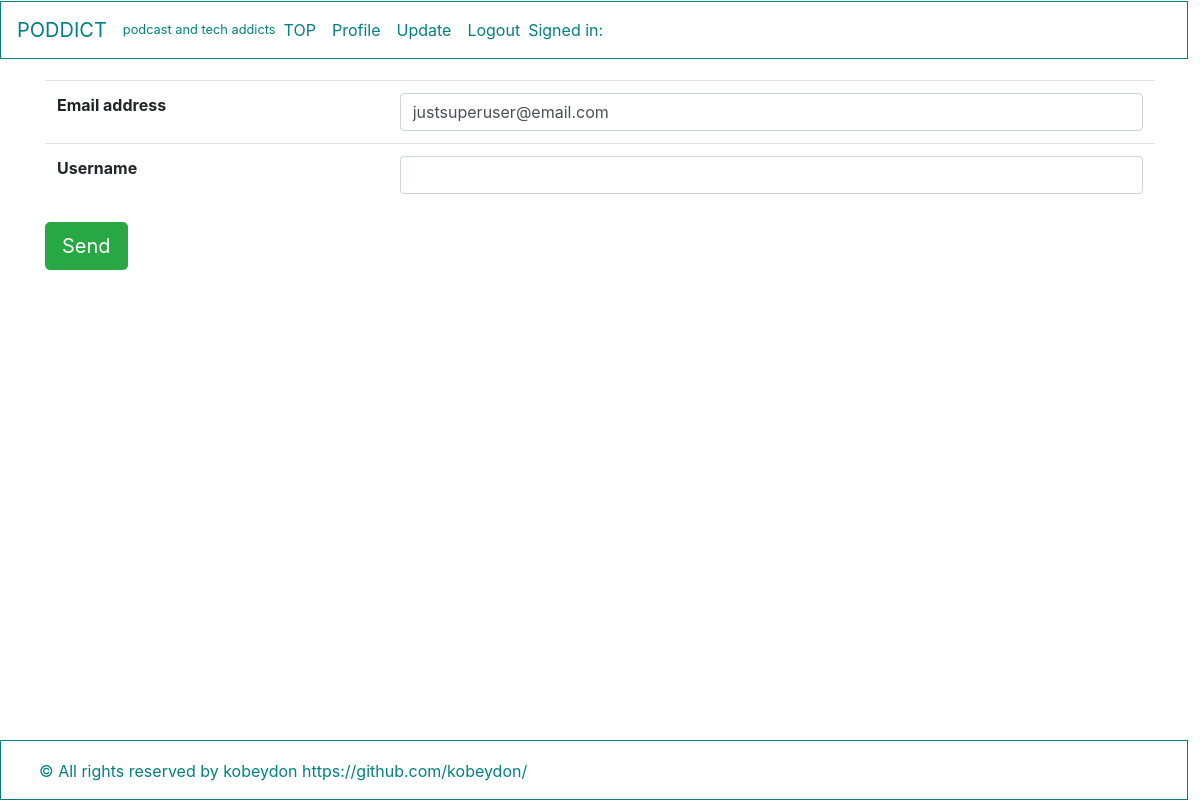
The page /register/user_update/2/ (signed in) on the database as committed earlier.
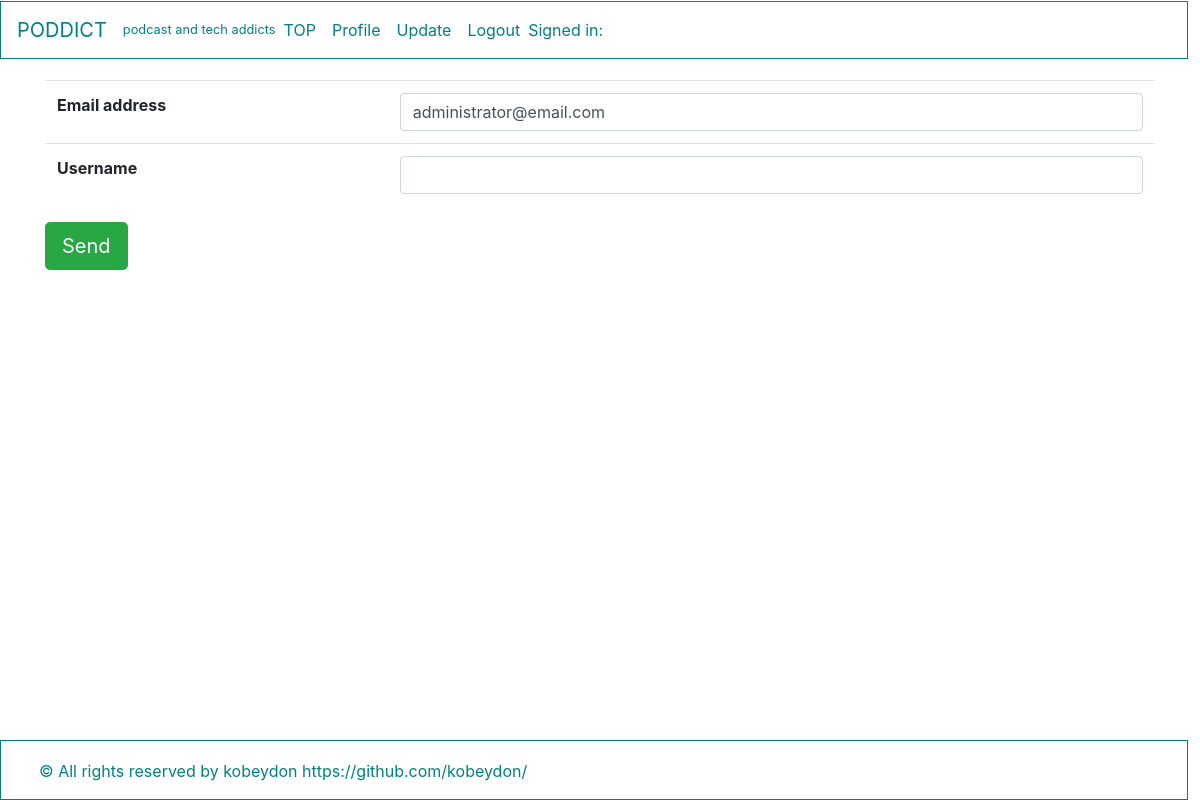
The same page on the database as committed later.
### register/models.py (models this page shows, shortened)
    class User(AbstractBaseUser, PermissionsMixin):
        email = models.EmailField(_('email address'),unique=True)
        user_name=models.CharField(_('username'),max_length=30, unique=True)
        first_name = models.CharField(_('first name'),max_length=30)
        last_name = models.CharField(_('last name'),max_length=150)
        is_staff = models.BooleanField(
            _('staff status'),
            default=False,
            help_text=_(
                'Designates whether the user can log into this admin site.'),
        )
        is_active = models.BooleanField(
            _('active'),
            default=True,
            help_text=_(
                'Designates wheter this user should be treated as active.'
                'Unselect this instead of deleting accounts.'
            ),
        )
        date_joined = models.DateTimeField(_('date joined'),default=timezone.now)
        objects = UserManager()
        EMAIL_FIELD = 'email'
        USERNAME_FIELD = 'email'
        REQUIRED_FIELDS = []
        class Meta:
            verbose_name = _('user')
            verbose_name_plural = _('users')
        @property
        def username(self):
            """username getter return mail address when another app access username """
            return self.email

### register/views.py (the view, shortened to what this page needs)
# urls.py: path('user_update/<int:pk>/', views.UserUpdate.as_view(), name='user_update'),
class UserUpdate(OnlyYouMixin, generic.UpdateView):
    model = User
    form_class = UserUpdateForm
    template_name = 'register/user_form.html'

### register/forms.py
class UserUpdateForm(forms.ModelForm):
    class Meta:
        model = User
        if User.USERNAME_FIELD == 'email':
            fields = ('email', 'user_name')
        else:
            fields = ('username', 'email', 'first_name', 'last_name')
    def __init__(self, *args, **kwargs):
        super().__init__(*args, **kwargs)
        for field in self.fields.values():
            field.widget.attrs['class'] = 'form-control'

### register/views.py (called while the page is built)
    def test_func(self):
        user = self.request.user
        return user.pk == self.kwargs['pk'] or user.is_superuser

### templates/register/user_form.html (shortened to what this page needs)
{% extends "base.html" %}
{% block contents %}
<form action="" method="POST">
  <table class="table">
    <tbody>
      {% for field in form %}
        <tr>
          <th><label for="{{ field.id_for_label }}">{{ field.label }}</label></th>
          <td>{{ field }} {{field.erros }}</td>
        </tr>
      {% endfor %}
    </tbody>
  </table>
  <button type="submit" class="btn btn-success btn-lg">Send</button>
</form>
{% endblock %}

Rows that differ between the two databases and show on the page:
changed User: email "justsuperuser@email.com" → "administrator@email.com"
